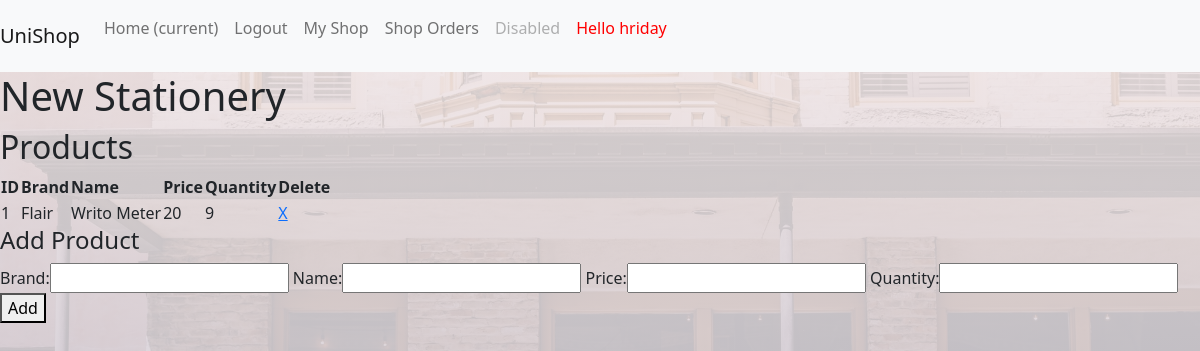
Before: /myshop/ (signed in) with the older database file.
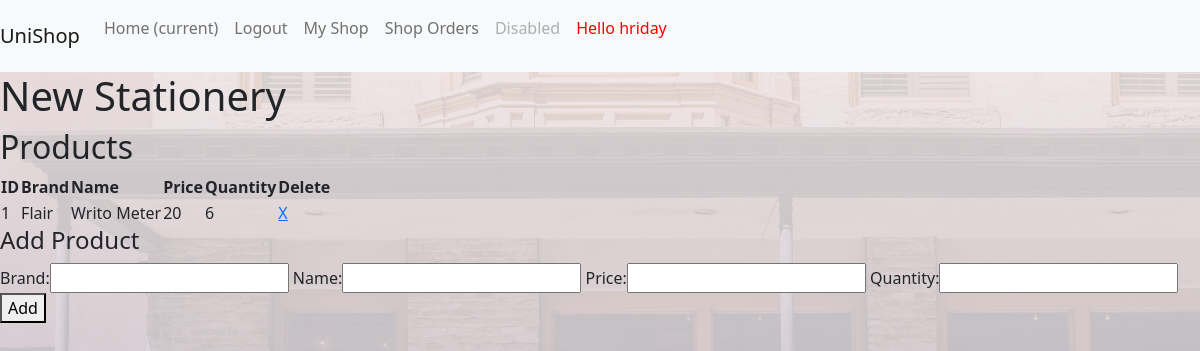
After: the same page with the newer database file.
### unishop/models.py (models this page shows, shortened)
class Product(models.Model):
    brand = models.CharField(max_length=50)
    name = models.CharField(max_length=50)
    price = models.PositiveIntegerField()
    quantity = models.PositiveIntegerField()
    image_name = models.TextField(null=True)
    shop = models.ForeignKey('Shop',on_delete=models.CASCADE)
    class Meta:
        db_table = "Product"

### unishop/views.py (the view)
# urls.py: path('myshop/',views.myshop,name = "myshop"),
@login_required
def myshop(request):
    if not request.user.profile.is_owner:
        return redirect('/')
    if request.method == "GET":
        shop_form = ShopForm()
        product_form = ProductForm()
        return render(request,'unishop/myshop.html',{
            "shop_form" : shop_form,
            "product_form" : product_form
        })
    else:
        shop = ShopForm(request.POST)
        shop = shop.save(commit=False)
        shop.owner = request.user
        shop.save()
        return redirect('/myshop')

### unishop/forms.py
class ShopForm(forms.ModelForm):
    class Meta:
        model = Shop
        exclude = ["owner","image_url"]

class ProductForm(forms.ModelForm):
    class Meta:
        model = Product
        fields = ['brand','name','price','quantity']

### unishop/templates/unishop/myshop.html (shortened to what this page needs)
{% extends 'unishop/base.html' %}
{% block bodyblock %}
{% if not user.shop %}
<h1>You need to create your shop first</h1>
<form action="/myshop/" method = "POST">
    {{shop_form.as_p}}
    {% csrf_token %}
    <button type = "submit">Create Shop</button>
</form>
{% else %}
<h1>
{{user.shop.name}}
</h1>
<h2>Products</h2>
<table>
    <tr>
        <th>ID</th>
        <th>Brand</th>
        <th>Name</th>
        <th>Price</th>
        <th>Quantity</th>
        <th>Delete</th>
    </tr>
    {% for product in user.shop.product_set.all  %}
    <tr>
        <td>{{product.id}}</td>
        <td>{{product.brand}}</td>
        <td>{{product.name}}</td>
        <td>{{product.price}}</td>
        <td>{{product.quantity}}</td>
        <td><a href = "/product/delete/{{product.id}}" >X</a></td>
    </tr>
{% endfor %}
</table>
<h4>Add Product</h4>
<form action="/product/add/" method = "POST">
    {{product_form}}
    <button type = "submit">Add</button>
</form>
{% endif %}
{% endblock bodyblock %}

Changed rows visible on the page:
changed Product "Flair": quantity "9" → "6"
